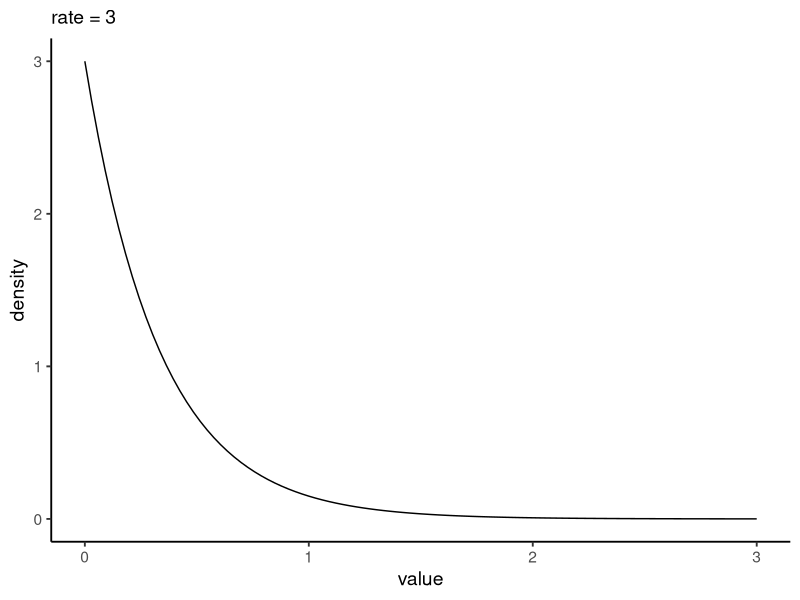
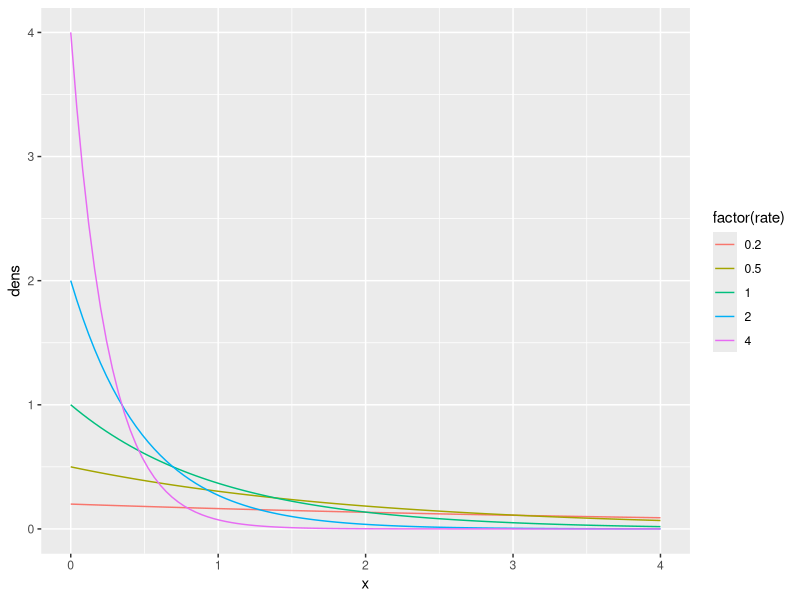
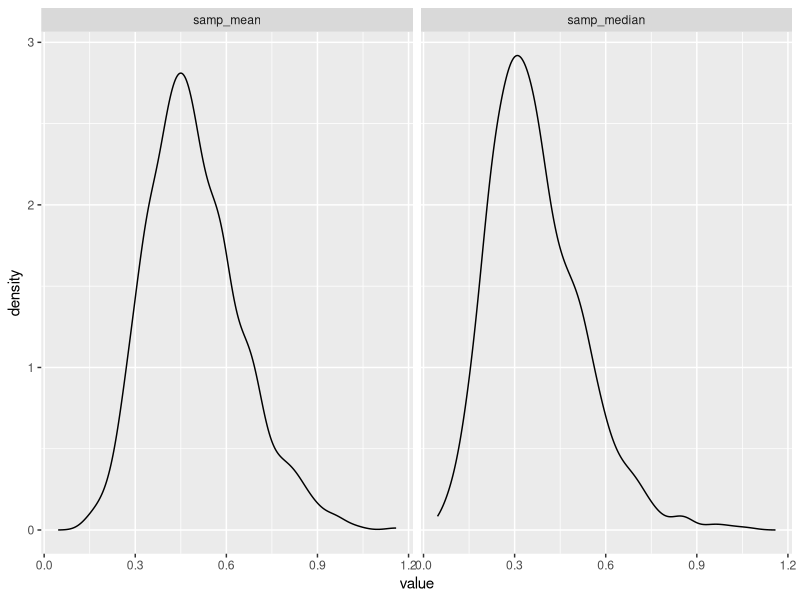
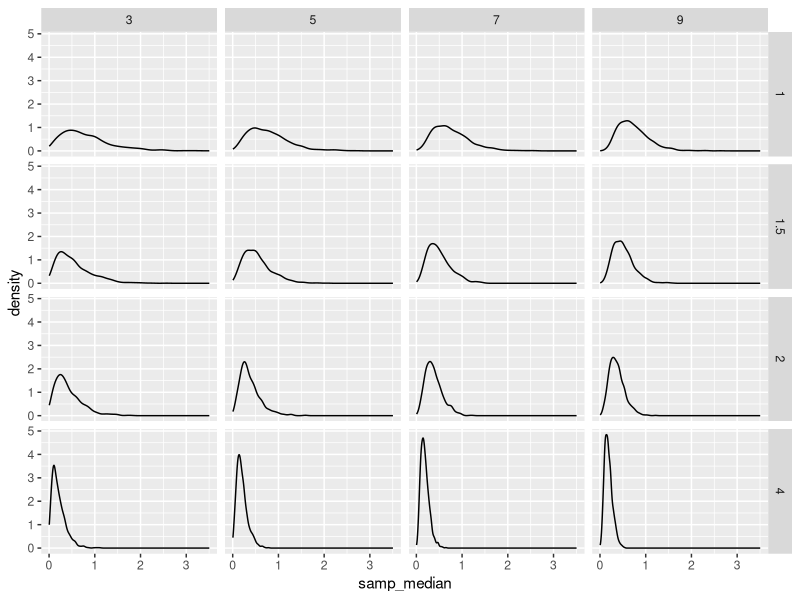
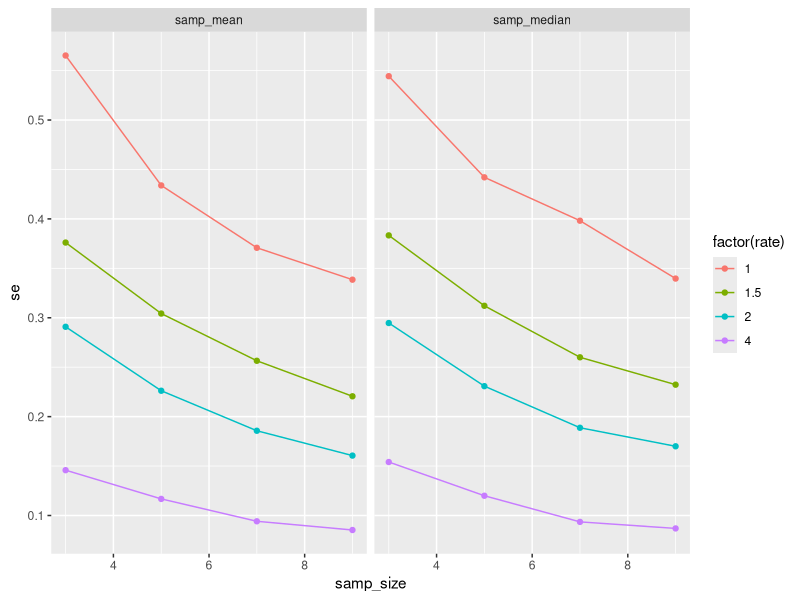

Recreate these plots in R, in order.
## ---- chunk 1
#| eval: true
library(tidyverse)
## ---- chunk 2
great_fun <- function() print("You're doing a great job!")

great_fun()
## ---- chunk 3
#| eval = TRUE
library(dplyr)
library(ggplot2)
tibble(x = seq(0,3, length.out = 100),
           y = dexp(x, 3)) |>
  ggplot(aes(x=x,y=y)) +
  geom_line()+
  theme_classic(base_size = 14) +
  labs(y = "density", x = "value", subtitle = "rate = 3")
## ---- chunk 4
exp_fun <- function(rate, min = 0, max = 4){
  tibble(rate = rate,
         x = seq(min, max, length.out = 100),
         dens = dexp(x, rate = rate))
}

#then ggplot like above using the function
## ---- chunk 5
library(purrr)
exp_dat <- map_dfr(c(0.2, 0.5, 1, 2, 4),
                   exp_fun)
## ---- chunk 6
ggplot(exp_dat,
       mapping = aes(x = x, y = dens, color = factor(rate))) +
  geom_line()

# higher rates are steeper curves more clustered at 0 as there are more events per interval, so lower time between events.
## ---- chunk 7
#| eval: true
#| include: false
library(tibble)
samp_mm <- function(vec){
  tibble(samp_mean = mean(vec), samp_median = median(vec))
}

samp_mm(c(1,2,3,3))
## ---- chunk 8
#| eval: true
#| include: false

get_exp_properties <- function(samp_size, rate){
  samp <- rexp(samp_size, rate)
  return(samp_mm(samp))
}

set.seed(607)
median(rexp(10,3))

set.seed(607)
mean(rexp(10,3))

set.seed(607)
get_exp_properties(10, 3) #spooky!
## ---- chunk 9
get_exp_sims <- function(samp_size, rate, n_sims = 1e3){
  map_df(1:n_sims, ~ get_exp_properties(samp_size, rate))
}

first_sims <- get_exp_sims(10, 2) %>%
  pivot_longer(everything())

ggplot(first_sims,
       aes(x = value)) +
  geom_density() +
  facet_wrap(vars(name))
## ---- chunk 10
sim_frame <- crossing(samp_size = c(3,5,7,9),
                      rate = c(1, 1.5, 2, 4))

sim_frame
## ---- chunk 11
sims <- sim_frame |>
  group_by(samp_size, rate) |>
  summarize(get_exp_sims(samp_size, rate))

ggplot(sims,
       aes(x = samp_median)) +
  geom_density() +
  facet_grid(cols = vars(samp_size), rows = vars(rate))
## ---- chunk 12
sims_long <- sims |>
  pivot_longer(cols = c(samp_mean, samp_median),
               names_to = "stat") 

sims_long_se <- sims_long |>
  group_by(samp_size, rate, stat) |>
  summarize(se = sd(value)) |>
  ungroup()

ggplot(sims_long_se,
       aes(y = se, x = samp_size,
           color = factor(rate))) +
  geom_point() +
  geom_line() +
  facet_wrap(vars(stat))
## ---- chunk 13
#| eval: true
#| echo: true

my_sample <- c(4,7,2,7,2)

sample(my_sample, 
       size = length(my_sample), #same sample size
       replace = TRUE) #with replacement

## ---- chunk 14
#| eval: true

one_boot <- function(my_sample){
  sample(my_sample, 
       size = length(my_sample), #same sample size
       replace = TRUE) #with replacement
}
## ---- chunk 15
#| eval: true

samp_boot_properties <- function(my_sample){
  one_boot(my_sample)|>
    samp_mm()
}
## ---- chunk 16
#| eval: true

boot_se_mm <- function(my_sample, n_boot = 1e3){
  map_df(1:n_boot,
         ~samp_boot_properties(my_samp)) |>
    summarize(mean_se = sd(samp_mean),
              median_se = sd(samp_median)) 
}
## ---- chunk 17
#| eval: true
#| echo: true

set.seed(607)
my_samp <- rexp(20, 1.8)
## ---- chunk 18
#| eval: true
boot_se_mm(my_samp)
